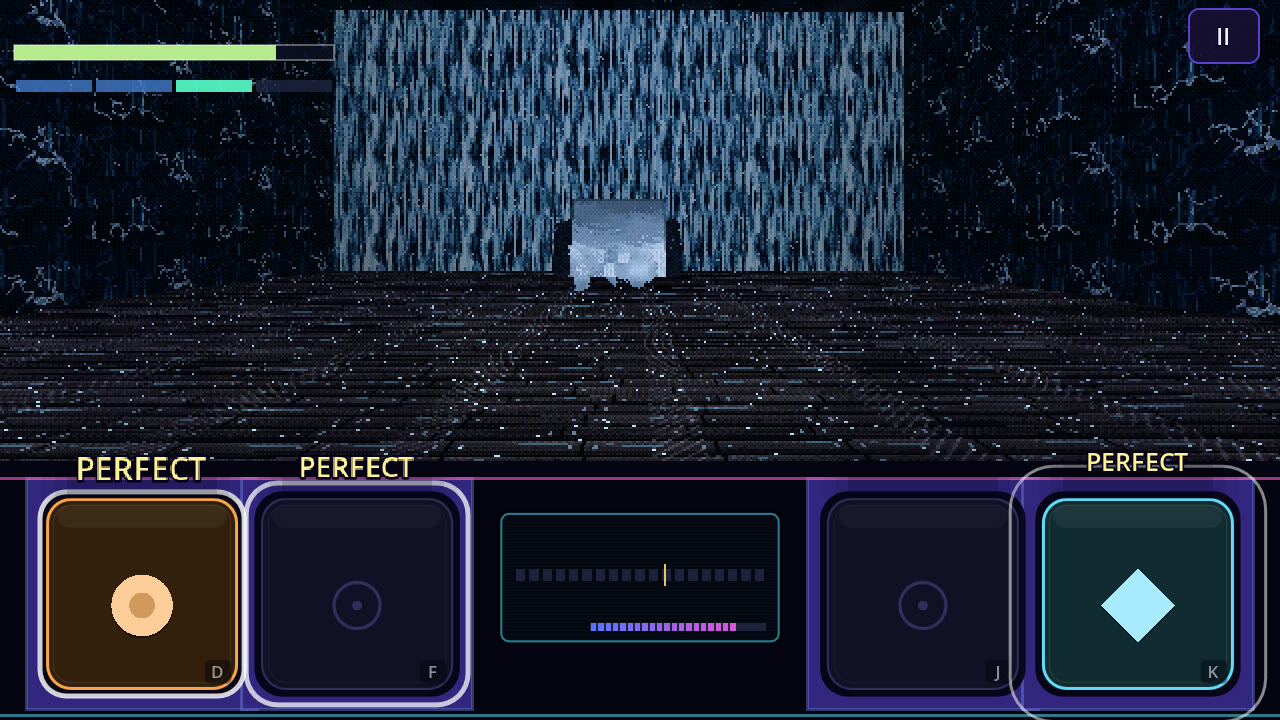
#> input picture docs/shots/ember/node_deeps_falls.jpg, 1280 x 720 px, given in place of Rave.png, which was not available
$ python frame_check.py ../../docs/shots/ember/node_deeps_falls.jpg
#> lines starting #> are read from the running program, lines starting #| are printed output that depends on the picture
#!/usr/bin/env python3
"""Value range and palette drift of the captured picture, per world, against the references (docs/art/STYLE_GUIDE.md, sections 1 and 2).

    python tools/art/frame_check.py <raw_dir> [--refs pixelexample]

Reads the frames of tools/art/audit_capture.sh (<scene>__<tag>.jpg), keeps only the picture (the top 62 % of the frame: the pad strip and the
HUD bars are cut, and the top 12 % too, where the HUD bars sit), and prints per world: the luminance at the 5th, 50th and 95th percentile,
the mean saturation, the share of near-black pixels (luminance under 0.04, "crushed") and of near-white ones (over 0.85, "blown"), and the
mean hue of the lit pixels. The same numbers for the three references come first. A world is flagged:
  DARK     median luminance under 0.08         BLOWN    more than 4 % of the picture over 0.85
  FLAT     p95 - p5 under 0.25 (no range)      CRUSH    more than 35 % under 0.04
  GARISH   mean saturation over 0.62
The thresholds are derived from the references (median 0.14 to 0.21, p95 0.41 to 0.68, saturation 0.35 to 0.5).
A last column checks the style guide's own rules (docs/art/STYLE_GUIDE.md section 2; the daylight worlds of DAY may run brighter):
  p5<      p5 under 0.035              dim      median under 0.11              bright   median over 0.24 (DAY: 0.38)
  crushed  more than 10 % under 0.04   blown    more than 1.5 % over 0.85      ok       none of these
"""
import colorsys
import glob
import json
import os
import sys

import numpy as np
from PIL import Image

ROOT = os.path.dirname(os.path.dirname(os.path.dirname(os.path.abspath(__file__))))


def measure(paths, crop=True):
#> called with crop = False
    px = []
    for p in paths:
        im = Image.open(p).convert("RGB")
#> im is the input picture: PIL image 1280x720 RGB; mean R, G, B 28.7, 35.4, 50.2
        if crop:
            w, h = im.size
            im = im.crop((0, int(h * 0.12), w, int(h * 0.62)))
        im = im.resize((im.width // 4, im.height // 4), Image.BOX)
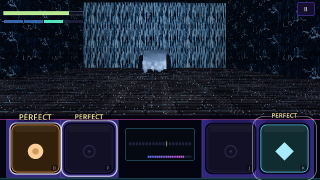
#> im: PIL image 320x180 RGB; mean R, G, B 28.8, 35.6, 50.4
        px.append(np.asarray(im).reshape(-1, 3).astype(np.float32) / 255.0)
    a = np.concatenate(px)
    lum = 0.2126 * a[:, 0] + 0.7152 * a[:, 1] + 0.0722 * a[:, 2]
    mx, mn = a.max(1), a.min(1)
    sat = (mx - mn) / np.maximum(mx, 1e-3)
    lit = a[lum > 0.15]
    hue = ""
    if len(lit):
        m = lit.mean(0)
#> m = [0.243, 0.308, 0.395]
        hh, _, _ = colorsys.rgb_to_hsv(*m)
#> hh = 0.595
        hue = "#%02x%02x%02x h%03d" % (int(m[0] * 255), int(m[1] * 255), int(m[2] * 255), int(hh * 360))
#> hue = '#3d4e64 h214'
    p5, p50, p95 = np.percentile(lum, [5, 50, 95])
#> p5 = 0.0227; p50 = 0.0877; p95 = 0.43
    r = {"p5": p5, "p50": p50, "p95": p95, "sat": float(sat.mean()), "crush": float((lum < 0.04).mean()), "blown": float((lum > 0.85).mean()), "hue": hue}
#> r = {'p5': 0.0227, 'p50': 0.0877, 'p95': 0.43, 'sat': 0.582, 'crush': 0.266, 'blown': 0.00446, 'hue': '#3d4e64 h214'}
    fl = []
    if p50 < 0.08:
        fl.append("DARK")
    if p95 - p5 < 0.25:
        fl.append("FLAT")
    if r["blown"] > 0.04:
        fl.append("BLOWN")
    if r["crush"] > 0.35:
        fl.append("CRUSH")
    if r["sat"] > 0.62:
        fl.append("GARISH")
    r["flags"] = ",".join(fl)
    return r


DAY = ("gospel_jordan", "gospel_galilee", "gospel_road", "gospel_jerusalem", "squadron_base", "squadron_air", "ember_hollow")


def guide(name, r):
    g = []
    if r["p5"] < 0.035:
        g.append("p5<")
    if r["p50"] < 0.11:
        g.append("dim")
    if r["p50"] > (0.38 if name in DAY else 0.24):
        g.append("bright")
    if r["crush"] > 0.10:
        g.append("crushed")
    if r["blown"] > 0.015:
        g.append("blown")
    return ",".join(g) or "ok"


def worlds():
    out = []
    r = json.load(open(os.path.join(ROOT, "content/run/run.json"), encoding="utf-8"))
    for n in r["nodes"]:
        out.append(("", n["world"], n["id"]))
    for p in ("gospel", "squadron", "ember"):
        r = json.load(open(os.path.join(ROOT, "content/paths", p, "run.json"), encoding="utf-8"))
        for n in r["nodes"]:
            out.append((p + "__", p + "_" + n["world"], n["id"]))
    return out


def row(name, r, ref=False):
    return "%-22s %5.2f %5.2f %5.2f  %4.2f  %5.1f%% %5.1f%%  %-16s %-14s %s" % (name, r["p5"], r["p50"], r["p95"], r["sat"], 100 * r["crush"], 100 * r["blown"], r["hue"], r["flags"],
                                                                            "" if ref else guide(name, r))


def main():
    raw = sys.argv[1]
    refs = os.path.join(ROOT, "pixelexample")
    print("%-22s %5s %5s %5s  %4s  %6s %6s  %-16s %-14s %s" % ("picture", "p5", "p50", "p95", "sat", "crush", "blown", "lit mean", "flags", "guide"))
    for f in ("Rave", "Hospital", "InsaneAsylum"):
        print(row("ref " + f, measure([os.path.join(refs, f + ".png")], crop=False), ref=True))
#> pass 2 of the loop in main, `for f in ("Rave", "Hospital", "InsaneAsylum"):`:
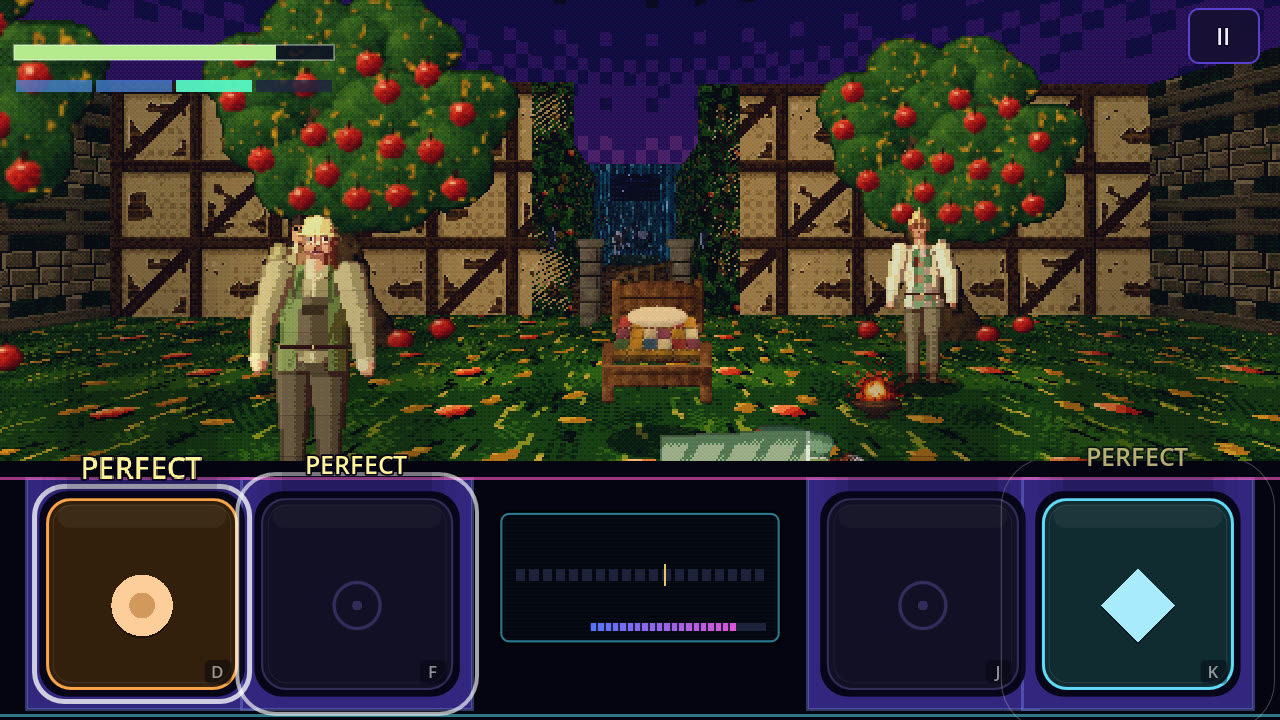
#> input picture docs/shots/ember/node_hollow.jpg, 1280 x 720 px, given in place of Hospital.png, which was not available
#> in measure, im is the input picture: PIL image 1280x720 RGB; mean R, G, B 47.9, 47.6, 43.7
#> in measure (call 2), `im = im.resize((im.width // 4, im.height // 4), Image.BOX)`:
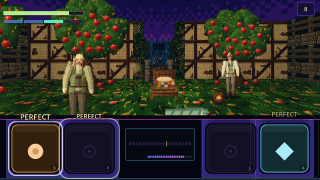
#> im: PIL image 320x180 RGB; mean R, G, B 48.1, 47.8, 43.9
#> m = [0.291, 0.296, 0.21]
#> hh = 0.177
#> hue = '#4a4b35 h063'
#> p5 = 0.023; p50 = 0.15; p95 = 0.474
#> r = {'p5': 0.023, 'p50': 0.15, 'p95': 0.474, 'sat': 0.603, 'crush': 0.108, 'blown': 0.00446, 'hue': '#4a4b35 h063'}
    by = {}
    for pre, w, sid in worlds():
        by.setdefault(w, []).extend(glob.glob(os.path.join(raw, "%s%s__[am]*.jpg" % (pre, sid.replace(".", "_")))))
    for w, paths in by.items():
        if paths:
            print(row(w, measure(paths)))


if __name__ == "__main__":
#> (the run stopped early here; a loop or call above may not have finished)
